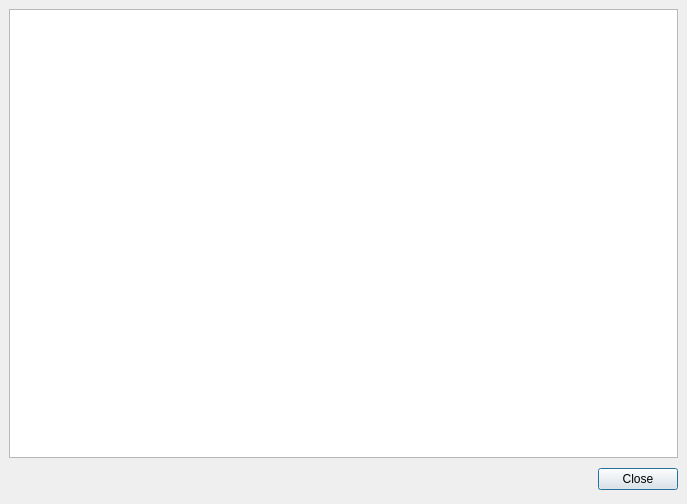
<?xml version="1.0" encoding="UTF-8"?>
<ui version="4.0">
 <class>SubjectsStatisticsForm_template</class>
 <widget class="QDialog" name="SubjectsStatisticsForm_template">
  <property name="geometry">
   <rect>
    <x>0</x>
    <y>0</y>
    <width>687</width>
    <height>504</height>
   </rect>
  </property>
  <property name="windowTitle">
   <string extracomment="Title of dialog">Subjects statistics</string>
  </property>
  <layout class="QGridLayout">
   <property name="margin">
    <number>9</number>
   </property>
   <property name="spacing">
    <number>6</number>
   </property>
   <item row="0" column="0">
    <widget class="QTableWidget" name="tableWidget"/>
   </item>
   <item row="1" column="0">
    <layout class="QHBoxLayout">
     <property name="spacing">
      <number>6</number>
     </property>
     <property name="margin">
      <number>0</number>
     </property>
     <item>
      <spacer>
       <property name="orientation">
        <enum>Qt::Horizontal</enum>
       </property>
       <property name="sizeHint" stdset="0">
        <size>
         <width>131</width>
         <height>31</height>
        </size>
       </property>
      </spacer>
     </item>
     <item>
      <widget class="QPushButton" name="closeButton">
       <property name="text">
        <string>Close</string>
       </property>
      </widget>
     </item>
    </layout>
   </item>
  </layout>
 </widget>
 <resources/>
 <connections/>
</ui>
